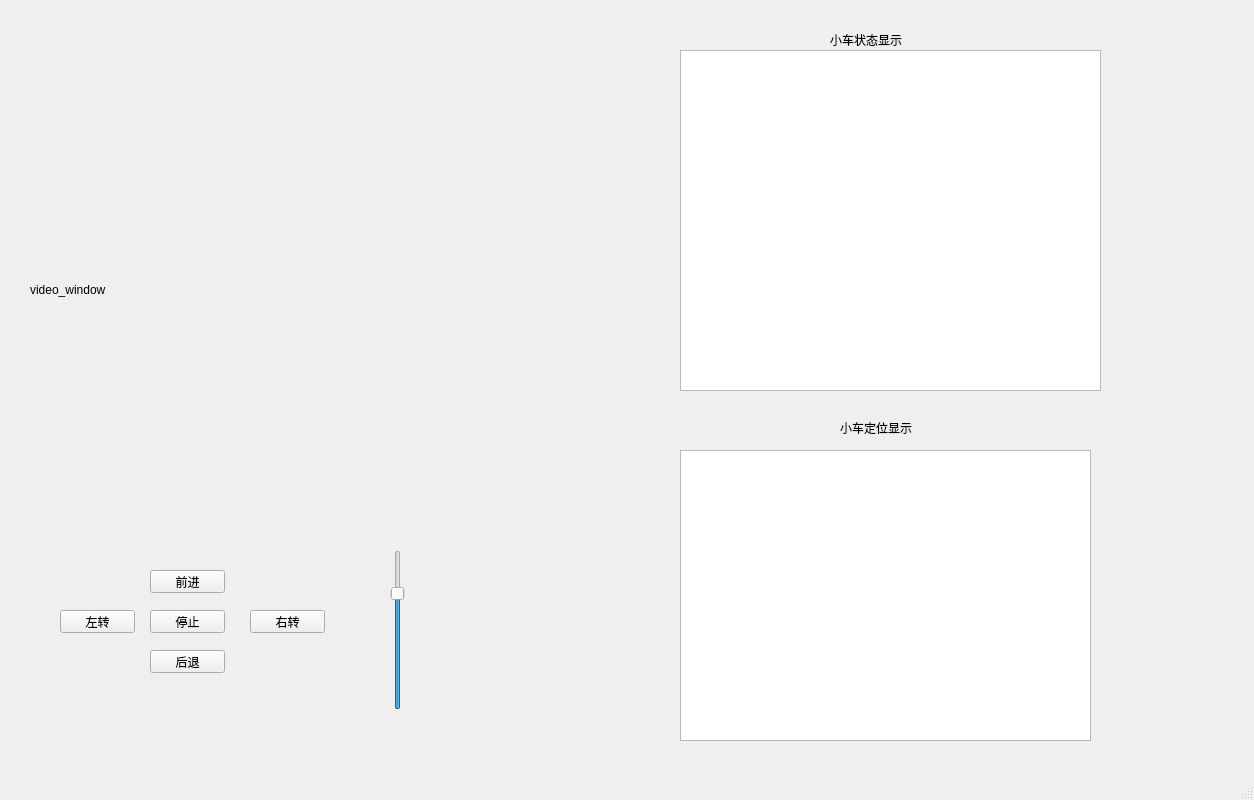
<?xml version="1.0" encoding="UTF-8"?>
<ui version="4.0">
 <class>MainWindow</class>
 <widget class="QMainWindow" name="MainWindow">
  <property name="geometry">
   <rect>
    <x>0</x>
    <y>0</y>
    <width>1254</width>
    <height>800</height>
   </rect>
  </property>
  <property name="windowTitle">
   <string>MainWindow</string>
  </property>
  <widget class="QWidget" name="centralwidget">
   <widget class="QLabel" name="video_window">
    <property name="geometry">
     <rect>
      <x>30</x>
      <y>50</y>
      <width>640</width>
      <height>480</height>
     </rect>
    </property>
    <property name="text">
     <string>video_window</string>
    </property>
    <property name="scaledContents">
     <bool>true</bool>
    </property>
   </widget>
   <widget class="QPushButton" name="btn_forward">
    <property name="geometry">
     <rect>
      <x>150</x>
      <y>570</y>
      <width>75</width>
      <height>23</height>
     </rect>
    </property>
    <property name="text">
     <string>前进</string>
    </property>
   </widget>
   <widget class="QPushButton" name="btn_left">
    <property name="geometry">
     <rect>
      <x>60</x>
      <y>610</y>
      <width>75</width>
      <height>23</height>
     </rect>
    </property>
    <property name="text">
     <string>左转</string>
    </property>
   </widget>
   <widget class="QPushButton" name="btn_back">
    <property name="geometry">
     <rect>
      <x>150</x>
      <y>650</y>
      <width>75</width>
      <height>23</height>
     </rect>
    </property>
    <property name="text">
     <string>后退</string>
    </property>
   </widget>
   <widget class="QPushButton" name="btn_right">
    <property name="geometry">
     <rect>
      <x>250</x>
      <y>610</y>
      <width>75</width>
      <height>23</height>
     </rect>
    </property>
    <property name="text">
     <string>右转</string>
    </property>
   </widget>
   <widget class="QPushButton" name="btn_stop">
    <property name="geometry">
     <rect>
      <x>150</x>
      <y>610</y>
      <width>75</width>
      <height>23</height>
     </rect>
    </property>
    <property name="text">
     <string>停止</string>
    </property>
   </widget>
   <widget class="QSlider" name="speedviewer">
    <property name="geometry">
     <rect>
      <x>390</x>
      <y>550</y>
      <width>16</width>
      <height>160</height>
     </rect>
    </property>
    <property name="maximum">
     <number>200</number>
    </property>
    <property name="value">
     <number>150</number>
    </property>
    <property name="orientation">
     <enum>Qt::Vertical</enum>
    </property>
   </widget>
   <widget class="QGraphicsView" name="graphicsView">
    <property name="geometry">
     <rect>
      <x>680</x>
      <y>450</y>
      <width>411</width>
      <height>291</height>
     </rect>
    </property>
   </widget>
   <widget class="QTableView" name="state">
    <property name="geometry">
     <rect>
      <x>680</x>
      <y>50</y>
      <width>421</width>
      <height>341</height>
     </rect>
    </property>
   </widget>
   <widget class="QLabel" name="label">
    <property name="geometry">
     <rect>
      <x>840</x>
      <y>420</y>
      <width>101</width>
      <height>16</height>
     </rect>
    </property>
    <property name="text">
     <string>小车定位显示</string>
    </property>
   </widget>
   <widget class="QLabel" name="label_2">
    <property name="geometry">
     <rect>
      <x>830</x>
      <y>30</y>
      <width>111</width>
      <height>20</height>
     </rect>
    </property>
    <property name="text">
     <string>小车状态显示</string>
    </property>
   </widget>
  </widget>
  <widget class="QMenuBar" name="menubar">
   <property name="geometry">
    <rect>
     <x>0</x>
     <y>0</y>
     <width>1254</width>
     <height>22</height>
    </rect>
   </property>
  </widget>
  <widget class="QStatusBar" name="statusbar"/>
 </widget>
 <resources/>
 <connections/>
</ui>
